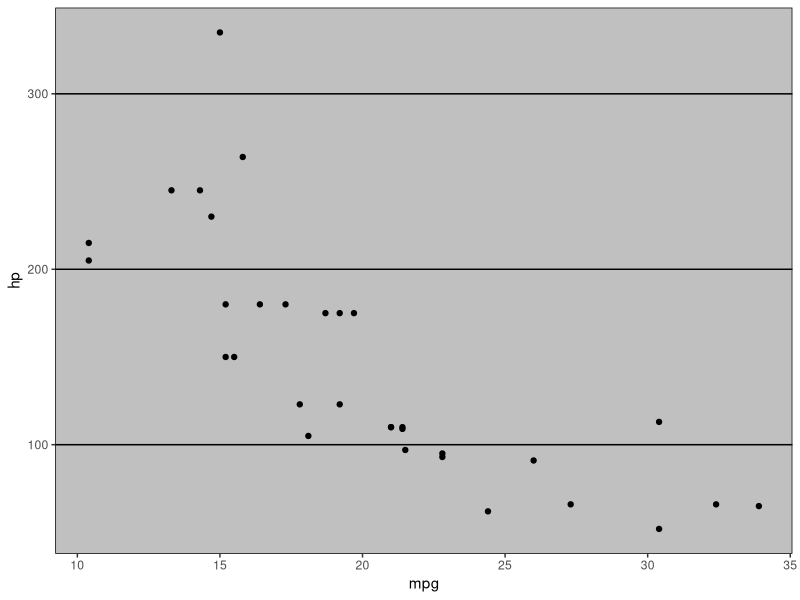
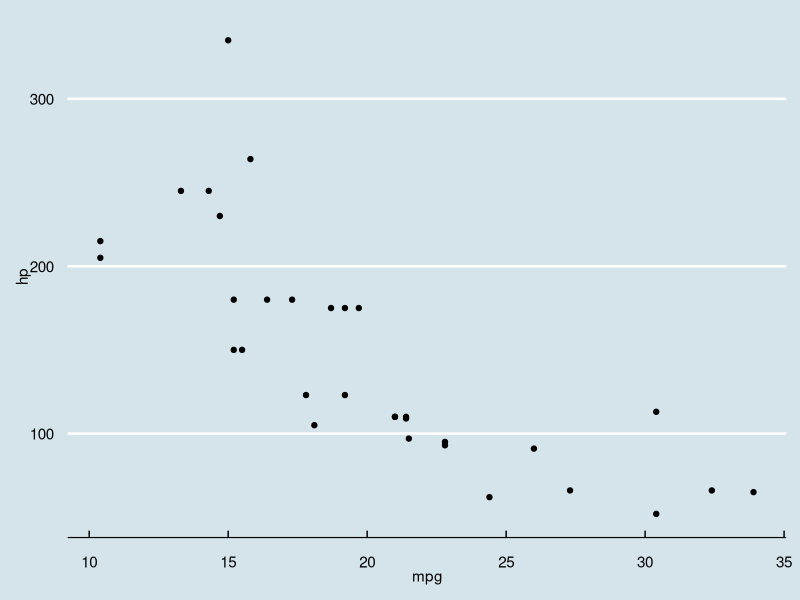

Source code (R) for these figures, in order:
library(ggplot2)
library(ggthemes)

df <- mtcars

print(head(df))

#Data & Aesthetics layer
p1 <- ggplot(data = df, aes(x = mpg, y = hp))

#Geometry layer
#Adding the data & Aesthetics layer with geom layer
p12 <- p1 + geom_point()

#Adding the data, Aesthetics, geom to theme layer
print(p12 + theme_excel())
print(p12 + theme_economist())
